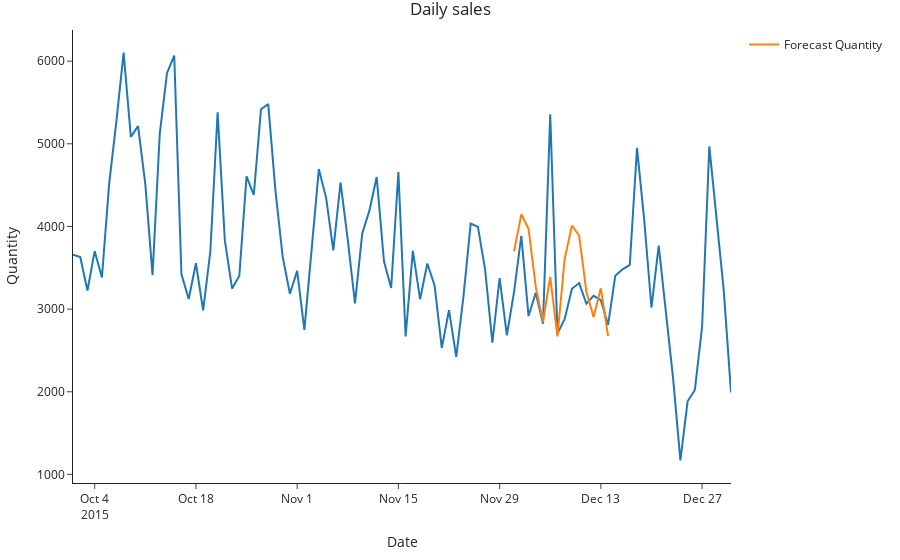

The notebook cell this image was saved under:
### Code cell
fig = px.line(df_orders["2015-10-01":], x=df_orders["2015-10-01":].index, y="quantity", title='Daily sales', template="simple_white")
# fig.update_traces(line=dict(width=1.5))
fig.add_trace(go.Scatter(x=forecast.index, y=forecast.values, mode='lines', name='Forecast Quantity'))
fig.update_layout(title_x=0.5, margin={'l': 30, 'b': 40, 't': 30, 'r': 40}, hovermode='x unified', hoverlabel=dict(bgcolor="white"))
fig.update_xaxes(title_text="Date")
fig.update_yaxes(title_text="Quantity")
fig.show()

### Figure 1 — Plotly figure (JSON) as saved in the notebook; plotly's stock layout.template omitted (floating-point values rounded to 4 significant figures)
{"data": [{"hovertemplate": "x=%{x}<br>quantity=%{y}<extra></extra>", "legendgroup": "", "line": {"color": "#1F77B4", "dash": "solid"}, "marker": {"symbol": "circle"}, "mode": "lines", "name": "", "orientation": "v", "showlegend": false, "type": "scatter", "x": ["2015-10-01", "2015-10-02", "2015-10-03", "2015-10-04", "2015-10-05", "2015-10-06", "2015-10-07", "2015-10-08", "2015-10-09", "2015-10-10", "2015-10-11", "2015-10-12", "2015-10-13", "2015-10-14", "2015-10-15", "2015-10-16", "2015-10-17", "2015-10-18", "2015-10-19", "2015-10-20", "2015-10-21", "2015-10-22", "2015-10-23", "2015-10-24", "2015-10-25", "2015-10-26", "2015-10-27", "2015-10-28", "2015-10-29", "2015-10-30", "2015-10-31", "2015-11-01", "2015-11-02", "2015-11-03", "2015-11-04", "2015-11-05", "2015-11-06", "2015-11-07", "2015-11-08", "2015-11-09", "2015-11-10", "2015-11-11", "2015-11-12", "2015-11-13", "2015-11-14", "2015-11-15", "2015-11-16", "2015-11-17", "2015-11-18", "2015-11-19", "2015-11-20", "2015-11-21", "2015-11-22", "2015-11-23", "2015-11-24", "2015-11-25", "2015-11-26", "2015-11-27", "2015-11-28", "2015-11-29", "2015-11-30", "2015-12-01", "2015-12-02", "2015-12-03", "2015-12-04", "2015-12-05", "2015-12-06", "2015-12-07", "2015-12-08", "2015-12-09", "2015-12-10", "2015-12-11", "2015-12-12", "2015-12-13", "2015-12-14", "2015-12-15", "2015-12-16", "2015-12-17", "2015-12-18", "2015-12-19", "2015-12-20", "2015-12-21", "2015-12-22", "2015-12-23", "2015-12-24", "2015-12-25", "2015-12-26", "2015-12-27", "2015-12-28", "2015-12-29", "2015-12-30", "2015-12-31"], "xaxis": "x", "y": [3659, 3629, 3225, 3701, 3382, 4515, 5272, 6103, 5084, 5214, 4513, 3412, 5124, 5854, 6067, 3421, 3122, 3555, 2984, 3703, 5381, 3831, 3249, 3402, 4607, 4381, 5419, 5481, 4430, 3632, 3186, 3463, 2748, 3772, 4693, 4349, 3710, 4532, 3839, 3069, 3915, 4194, 4598, 3582, 3256, 4657, 2668, 3704, 3120, 3552, 3290, 2530, 2988, 2423, 3154, 4035, 3994, 3476, 2593, 3376, 2684, 3211, 3887, 2916, 3198, 2824, 5357, 2703, 2881, 3246, 3315, 3067, 3160, 3108, 2808, 3404, 3481, 3534, 4950, 4077, 3019, 3768, 2995, 2155, 1170, 1885, 2022, 2783, 4968, 4061, 3224, 1992], "yaxis": "y"}, {"mode": "lines", "name": "Forecast Quantity", "type": "scatter", "x": ["2015-12-01T00:00:00", "2015-12-02T00:00:00", "2015-12-03T00:00:00", "2015-12-04T00:00:00", "2015-12-05T00:00:00", "2015-12-06T00:00:00", "2015-12-07T00:00:00", "2015-12-08T00:00:00", "2015-12-09T00:00:00", "2015-12-10T00:00:00", "2015-12-11T00:00:00", "2015-12-12T00:00:00", "2015-12-13T00:00:00", "2015-12-14T00:00:00"], "y": [3699.0, 4147.0, 3972.0, 3270.0, 2844.0, 3388.0, 2670.0, 3610.0, 4010.0, 3890.0, 3208.0, 2903.0, 3251.0, 2673.0]}], "layout": {"hoverlabel": {"bgcolor": "white"}, "hovermode": "x unified", "legend": {"tracegroupgap": 0}, "margin": {"b": 40, "l": 30, "r": 40, "t": 30}, "title": {"text": "Daily sales", "x": 0.5}, "xaxis": {"anchor": "y", "domain": [0, 1], "title": {"text": "Date"}}, "yaxis": {"anchor": "x", "domain": [0, 1], "title": {"text": "Quantity"}}}}
